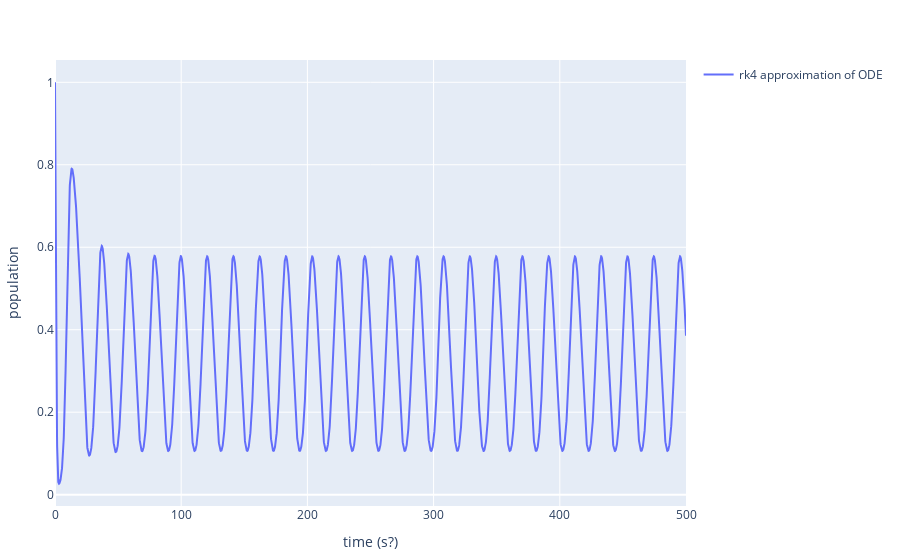

Notebook code for this chart:
### Code cell
function predprey(u, t)

    # if(!isapprox(length(u), 2.0; atol=eps(Float64), rtol=0))
    #     throw(error("Please make sure you have entered two initial conditions for the function."))
    # end

    a = 1
    b = 0.2
    d = 0.1
    x = u[1]
    y = u[2]
    
    x_dot = x.*(1-x)- (a.*x.*y)./(d + x)
    y_dot = b.*y.*(1 - (y./x))
    
    return [x_dot y_dot]
end

t = 0:0.1:500
u0 = [1 1]


include("visualisation.jl")

plot_ode(predprey, u0, t, ["time (s?)" "population"])

### Figure 1 — Plotly figure (JSON) as saved in the notebook; plotly's stock layout.template omitted (floating-point values rounded to 4 significant figures; data arrays with more than 128 entries replaced by an {"elided": "..."} marker saying what was removed)
{"data": [{"mode": "lines", "name": "rk4 approximation of ODE", "showlegend": true, "type": "scatter", "x": {"elided": "5001 float values"}, "y": {"elided": "5001 float values"}}], "layout": {"margin": {"b": 50, "l": 50, "r": 50, "t": 60}, "xaxis": {"title": {"text": "time (s?)"}}, "yaxis": {"title": {"text": "population"}}}}
